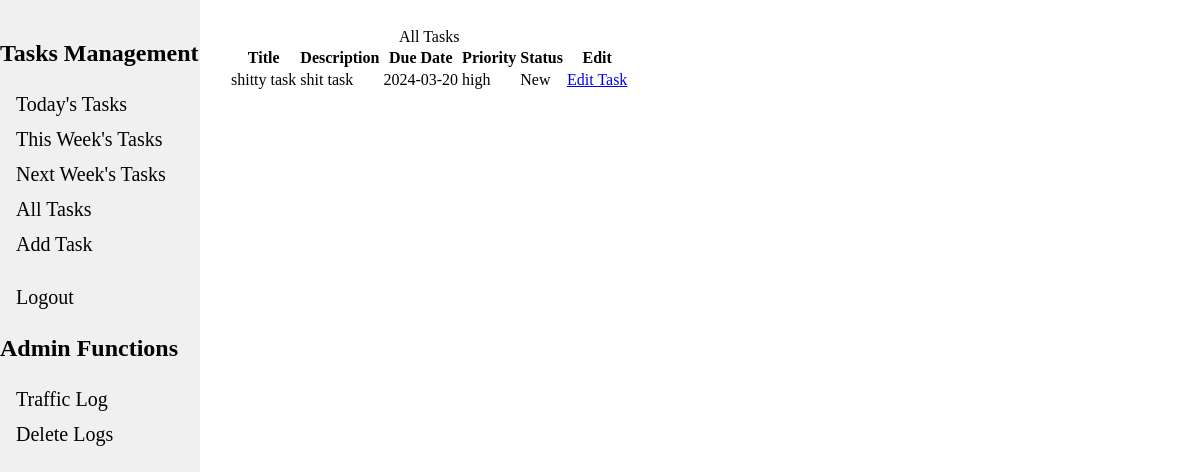
The app's page /list_tasks (signed in), older data.
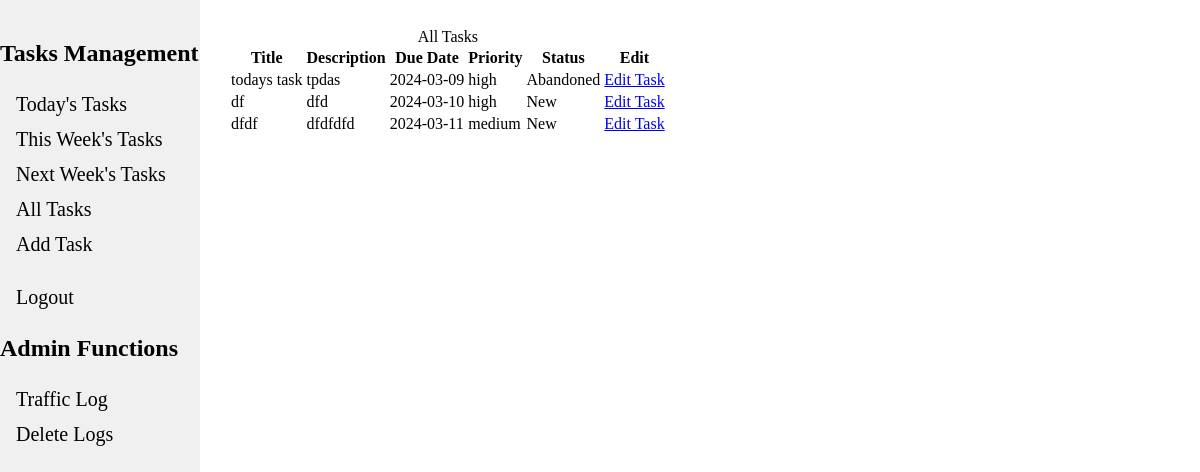
The same page, newer data.
### tables this page shows
CREATE TABLE tasks (
    id INTEGER PRIMARY KEY AUTOINCREMENT,
    user_id INTEGER KEY,
    title TEXT NOT NULL,
    description TEXT,
    due_date DATE,
    priority TEXT DEFAULT 'High',
    status TEXT DEFAULT 'New'
);

### app.py (the view)
@app.route("/list_tasks", methods=["GET", "POST"]) #TODO:
@login_required
def list_tasks():
    form = view_task_form()
    user_id = str(session["user_id"])
    tasks = g.db.execute("""SELECT * FROM tasks WHERE user_id = ?;""", (user_id)).fetchall()
    if form.validate_on_submit():
        print('here')
    return render_template("view_task_form.html",tasks=tasks, form=form, caption='All Tasks')

### app.py (called while the page is built)
@app.before_request
def load_logged_in_user():
    g.user = session.get("user_id", None)
    session_email = session.get("email", None)
    print(session_email)
    db = get_db()
    client_ip = request.remote_addr
    endpoint = request.endpoint
    time = datetime.now()
    g.db.execute("""INSERT INTO traffic_logs (time,ip_addr,user_email,endpoint) VALUES (?,?,?,?)""",
            (time,client_ip, session_email, endpoint))
    g.db.commit()

def login_required(view):
    @wraps(view)
    def wrapped_view(*args, **kwargs):
        if g.user is None:
            return redirect(url_for("login", next=request.url))
        return view(*args,**kwargs)
    return wrapped_view

### database.py (called while the page is built)
def get_db():
    if "db" not in g:
        g.db = sqlite3.connect(DATABASE, detect_types=sqlite3.PARSE_DECLTYPES)
        g.db.row_factory = sqlite3.Row
        return g.db

### templates/view_task_form.html (shortened to what this page needs)
{% extends "base.html" %}
{% block content %}
<link rel="stylesheet" href="../static/listTaskStyles.css">
<form action="" method="POST" novalidate>
    {% if tasks %}
    <table>
        <caption>{{ caption }}</caption>
        <tr>
            <th>Title</th>
            <th>Description</th>
            <th>Due Date</th>
            <th>Priority</th>
            <th>Status</th>
            <th>Edit</th>
        </tr>
        {% for indivTask in tasks %}
        <tr>
            <td class="title">{{ indivTask['title'] }}  </td>
            <td>{{ indivTask['description'] }}</td>
            <td>{{ indivTask['due_date'] }}</td>
            <td>{{ indivTask['priority'] }}</td>
            <td>{{ indivTask['status'] }}</td>
            <td><a href="{{ url_for('edit_task', task_id=indivTask['id']) }}" class="btn btn-primary">Edit Task</a></td>
        </tr>
        {% endfor %}
    </table>
    {% else %}
    <p>No tasks set</p>
    {% endif %}
</form>
{% endblock %}

### templates/base.html (shortened to what this page needs)
<!DOCTYPE html>
<html>
<head>
    <link rel="stylesheet" href="../static/baseStyles.css">
</head>
<body>
<div class="navbar">
    {% if 'user_id' in session %}
    <h2>Tasks Management</h2>
    <a href="{{ url_for('todays_tasks') }}">Today's Tasks</a>
    <a href="{{ url_for('this_week_tasks') }}">This Week's Tasks</a>
    <a href="{{ url_for('next_week_tasks') }}">Next Week's Tasks</a>
    <a href="{{ url_for('list_tasks') }}">All Tasks</a>
    <a href="{{ url_for('add_task') }}">Add Task</a>
    <br>
    <a href="{{ url_for('logout') }}">Logout</a>
    {% else %}
        <a href="{{ url_for('login') }}">Login</a>
        <a href="{{ url_for('register') }}">Register</a>
    {% endif %}
    {% if 'is_admin' in session %}
        <h2>Admin Functions</h2>
        <a href="{{ url_for('view_logs') }}">Traffic Log</a>
        <a href="{{ url_for('delete_all_logs')}}">Delete Logs</a>
    {% endif%}
</div>
<div style="margin-left: 200px; padding: 20px;">
    {% block content %}
    {% endblock %}
</div>
</body>
</html>

### static/baseStyles.css (style rules this page uses)
.navbar { height: 100%; width: 200px; position: fixed; top: 0; left: 0; background-color: #f0f0f0; overflow-x: hidden; padding-top: 20px; }
.navbar a { padding: 6px 8px 6px 16px; text-decoration: none; font-size: 20px; color: black; display: block; }

Row changes from the older to the newer data that the page shows:
removed tasks: title "shitty task", description "shit task", due_date "2024-03-20", priority "high", status "New"
added tasks: title "todays task", description "tpdas", due_date "2024-03-09", priority "high", status "Abandoned"
added tasks: title "df", description "dfd", due_date "2024-03-10", priority "high", status "New"
added tasks: title "dfdf", description "dfdfdfd", due_date "2024-03-11", priority "medium", status "New"
